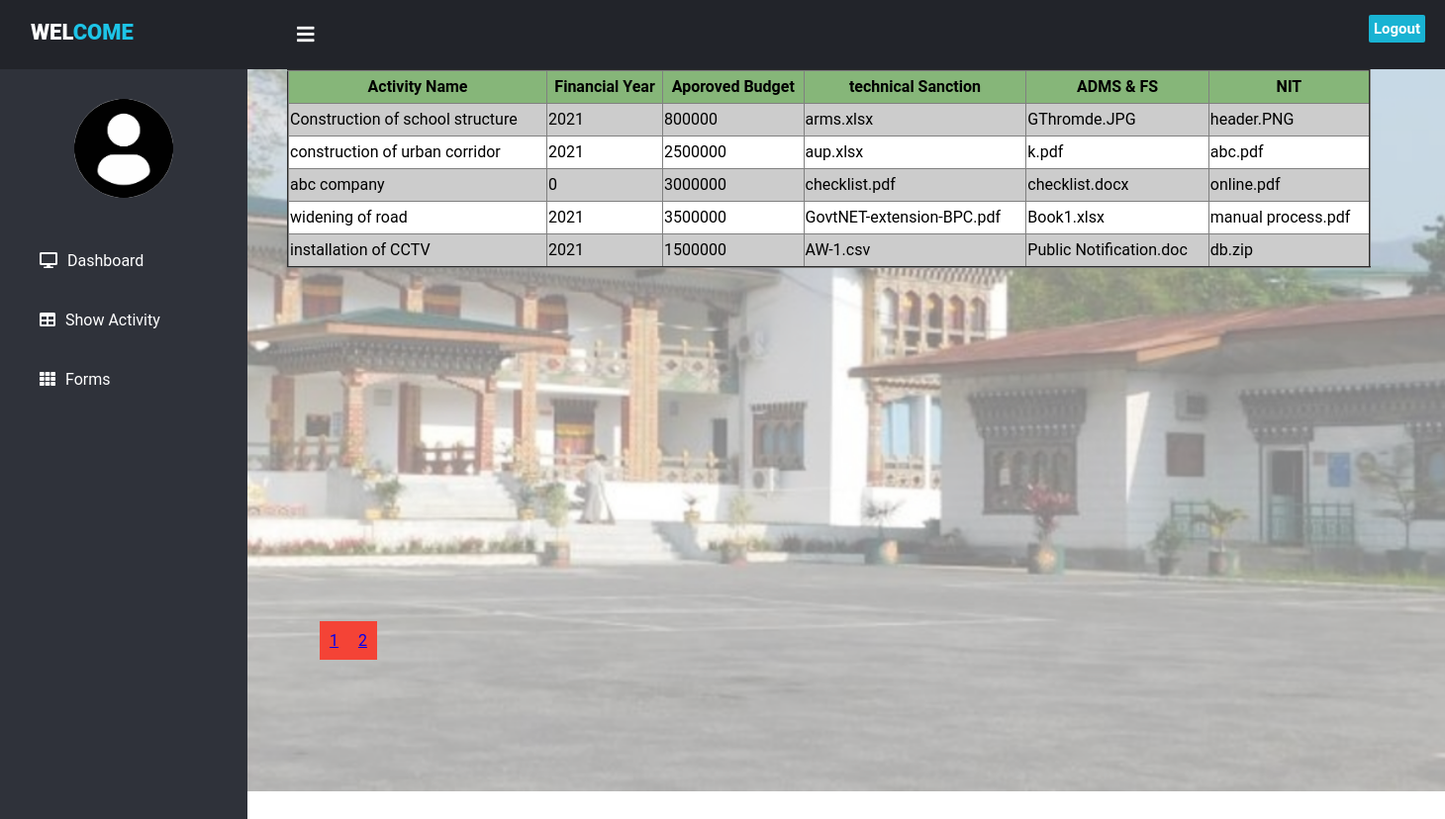
The page /cshow_activity.php on the database its author committed.
### tables this page shows
CREATE TABLE `activity` (
  `id` int(11) NOT NULL,
  `activity_name` varchar(100) NOT NULL,
  `FY` int(11) NOT NULL,
  `approved_budget` int(11) NOT NULL,
  `technical_sanction` varchar(1000) NOT NULL,
  `adms_fs` varchar(1000) NOT NULL,
  `nit` varchar(1000) NOT NULL,
  `created_date` timestamp NOT NULL DEFAULT CURRENT_TIMESTAMP ON UPDATE CURRENT_TIMESTAMP,
  `user_id` int(11) NOT NULL,
  `mode_of_execution` varchar(100) NOT NULL
);

### cshow_activity.php (the view, shortened to what this page needs)
<!DOCTYPE html>
<html>
<head>
<link href="https://cdnjs.cloudflare.com/ajax/libs/font-awesome/5.13.0/css/all.min.css" rel="stylesheet">
<link rel="stylesheet" href="css/style.css">
</head>
<body>
<header>
	<label for="check">
	<i class="fas fa-bars" id="sidebar_btn"></i>
	</label>
	<div class="left_area">
	<h3>&nbsp;&nbsp;Wel<span>come</span></h3>
	</div>
	<div class="right_area">
	<a href="logout.php" class="logout_btn">Logout</a>
</header>
	<div class="sidebar">
	<center>
	<img src="images/profile.jpg" class="profile_image" alt="">
	</center>
	<a href="chiefpage.php"><i class="fas fa-desktop"></i><span>Dashboard</span></a>
	<a href="cshow_activity.php"><i class="fas fa-table"></i><span>Show Activity</span></a>
	<a href="#"><i class="fas fa-th"></i><span>Forms</span></a>
	</div>
	<div class="content">
			<?php
			include('connection.php');
			$result_per_page=5;
			$query = mysqli_query($db,"SELECT * FROM activity");
			$number_of_results = mysqli_num_rows($query);
			$number_of_pages = ceil($number_of_results/$result_per_page);
			if(!isset($_GET['page'])){
				$page=1;
			}
			else{
				$page=$_GET['page'];
			}
			$this_page_first_result=($page-1)*$result_per_page;
			$sql="SELECT * FROM activity LIMIT " .$this_page_first_result . ',' .$result_per_page;
			$result = mysqli_query($db,$sql);
			if($query-> num_rows > 0){?>
			<table align="center" border="2" style="width:75%;line-height:30px;margin-left:40px;margin-top:70px;border-collapse:collapse;position:fixed;">
			<tr>
			<th>Activity Name</th>
			<th>Financial Year</th>
			<th>Aporoved Budget</th>
			<th>technical Sanction</th>
			<th>ADMS & FS</th>
			<th>NIT</th>
			</tr>
			<tr><?php
				while($row=mysqli_fetch_array($result)){
					?>
					<td><?php  echo htmlentities($row["activity_name"]);?></td>
					<td><?php  echo htmlentities($row["FY"]);?></td>
					<td><?php  echo htmlentities($row["approved_budget"]);?></td>
					<td><?php  echo htmlentities($row["technical_sanction"]);?></td>
					<td><?php  echo htmlentities($row["adms_fs"]);?></td>
					<td><?php  echo htmlentities($row["nit"]);?></td>
						</tr>
					<?php
				}
		?>
		</table>
		<div class="pagination" style="margin-left:5%;margin-top:43%;position:fixed;">
	<?php
		for($page=1;$page<=$number_of_pages;$page++){
			echo '<a href="cshow_activity.php?page=' .$page . '" style="background-color:#f44336;display:inline-block;padding:10px 10px;">'.$page. '</a>';
		}
				}
	?>
	</div>
	</div>
</body>
</html>

### css/style.css (style rules this page uses)
header { position:fixed; background: #22242A; padding: 20px; width: 100%; height:30px; }
.left_area h3 { color:#fff; margin:0; text-transform:uppercase; font-size:22px; font-weight:900; }
.left_area span { color:#1DC4E7; }
.logout_btn { padding:5px; background:#19B3D3; text-decoration:none; float:right; margin-top:-30px; margin-right:40px; border-radius:2px; font-size:15px; font-weight:600; color:#fff; transition:0.5s; transition-property:background; }
.sidebar { background:#2F323A; margin-top:70px; padding-top:30px; position:absolute; left:0; width:250px; height:100%; transition:0.5s; transition-property:left; }
.sidebar .profile_image { width:100px; height:100px; border-radius:100px; margin-bottom:10px; }
.sidebar a { color:#fff; display:block; width:100%; line-height:60px; text-decoration:none; padding-left:40px; box-sizing:border-box; transition:0.5s; transition-property:background; }
.sidebar i { padding-right:10px; }
label #sidebar_btn { z-index:1; color:#fff; position:fixed; cursor:pointer; left:300px; font-size:20px; margin:5px 0; transition:0.5s; transition-property:color; }
.content { margin-left:250px; background:url('../images/gelephu1.png'); background-position:right; background-size:cover; height: 100vh; width: 100%; transition:0.5s; }
label { font-family:Serif; font-weight: bold; font-size: 20px; }
th { margin-left:10px; background-color:#86b679; line-height:30px; }
tr:nth-child(even) { background-color:#ccc; }
tr:nth-child(odd) { background-color:#fff; }

### cshow_activity.php (style rules this page uses)
body { margin:0; padding:0; font-family:"Roboto", sans-serif; }

### rows shown on the page
activity: activity_name "Construction of school structure", FY "2021", approved_budget "800000", technical_sanction "arms.xlsx", adms_fs "GThromde.JPG", nit "header.PNG"
activity: activity_name "construction of urban corridor", FY "2021", approved_budget "2500000", technical_sanction "aup.xlsx", adms_fs "k.pdf", nit "abc.pdf"
activity: activity_name "abc company", FY "0", approved_budget "3000000", technical_sanction "checklist.pdf", adms_fs "checklist.docx", nit "online.pdf"
activity: activity_name "widening of road", FY "2021", approved_budget "3500000", technical_sanction "GovtNET-extension-BPC.pdf", adms_fs "Book1.xlsx", nit "manual process.pdf"
activity: activity_name "installation of CCTV", FY "2021", approved_budget "1500000", technical_sanction "AW-1.csv", adms_fs "Public Notification.doc", nit "db.zip"
